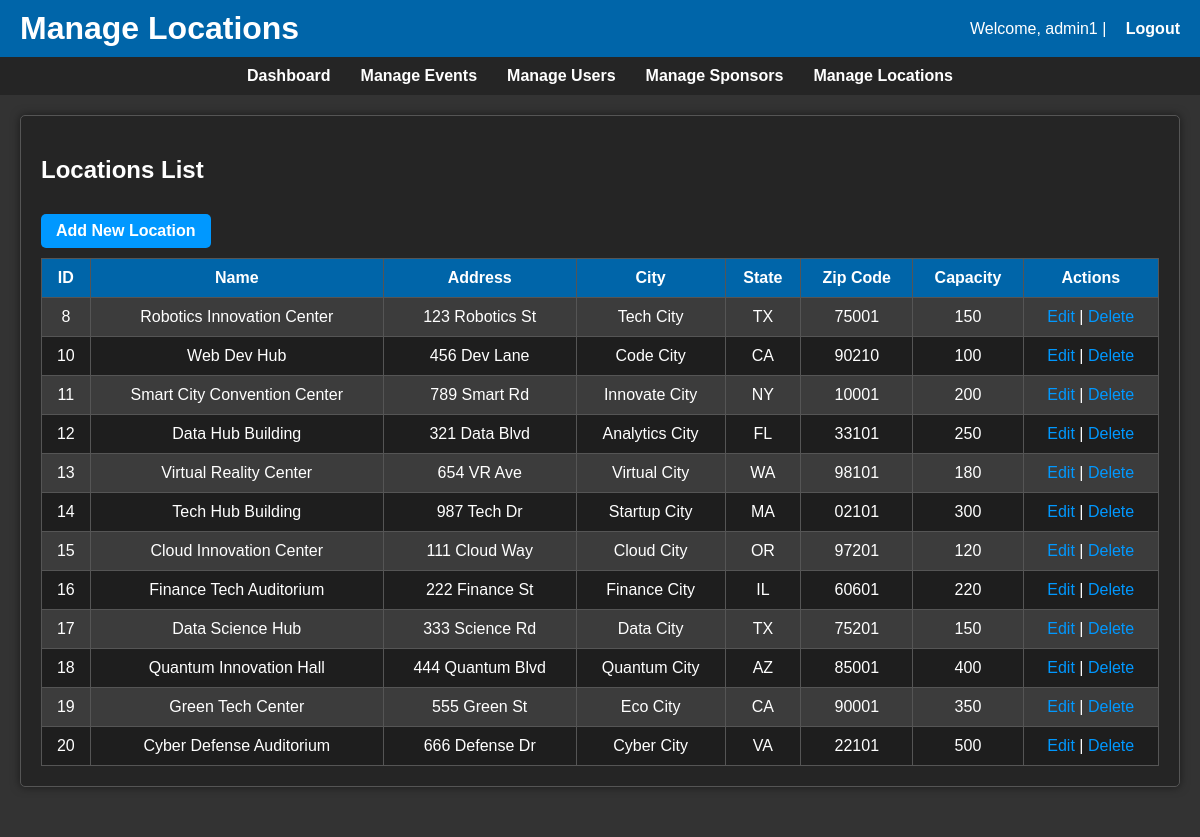
The app's page /admin/admin_locations.php (signed in) with its own data.
### tables this page shows
CREATE TABLE `locations` (
  `location_id` int(11) NOT NULL,
  `location_name` varchar(100) NOT NULL,
  `address` text,
  `city` varchar(50) DEFAULT NULL,
  `state` varchar(50) DEFAULT NULL,
  `zip_code` varchar(10) DEFAULT NULL,
  `capacity` int(11) DEFAULT NULL
);

### admin/admin_locations.php (the view, shortened to what this page needs)
<?php
include '../config/db_connect.php';
$locations = $conn->query("SELECT * FROM locations ORDER BY location_id ASC");
?>
<!DOCTYPE html>
<html lang="en">
<head>
    <link rel="stylesheet" href="/assets/css/style2.css">
</head>
<body>
    <header>
        <h1>Manage Locations</h1>
        <p>Welcome, <?php echo htmlspecialchars($_SESSION['username']); ?> | <a href="/auth/logout.php">Logout</a></p>
    </header>
    <nav>
        <a href="/admin/admin.php">Dashboard</a>
        <a href="/admin/admin_events.php">Manage Events</a>
        <a href="/admin/admin_users.php">Manage Users</a>
        <a href="/admin/admin_sponsors.php">Manage Sponsors</a>
        <a href="/admin/admin_locations.php">Manage Locations</a>
    </nav>
    <div class="container">
        <div class="section">
            <h2>Locations List</h2>
            <a href="add_location.php" class="add-btn">Add New Location</a>
            <table>
                <tr>
                    <th>ID</th>
                    <th>Name</th>
                    <th>Address</th>
                    <th>City</th>
                    <th>State</th>
                    <th>Zip Code</th>
                    <th>Capacity</th>
                    <th>Actions</th>
                </tr>
                <?php if ($locations->num_rows > 0): ?>
                    <?php while ($location = $locations->fetch_assoc()): ?>
                    <tr>
                        <td><?php echo $location['location_id']; ?></td>
                        <td><?php echo htmlspecialchars($location['location_name']); ?></td>
                        <td><?php echo htmlspecialchars($location['address']); ?></td>
                        <td><?php echo htmlspecialchars($location['city']); ?></td>
                        <td><?php echo htmlspecialchars($location['state']); ?></td>
                        <td><?php echo htmlspecialchars($location['zip_code']); ?></td>
                        <td><?php echo htmlspecialchars($location['capacity']); ?></td>
                        <td>
                            <a href="edit_location.php?id=<?php echo $location['location_id']; ?>">Edit</a> |
                            <a href="delete_location.php?id=<?php echo $location['location_id']; ?>" onclick="return confirm('Are you sure you want to delete this location?')">Delete</a>
                        </td>
                    </tr>
                    <?php endwhile; ?>
                <?php else: ?>
                    <tr>
                        <td colspan="8">No locations found.</td>
                    </tr>
                <?php endif; ?>
            </table>
        </div>
    </div>
</body>
</html>

### assets/css/style2.css (style rules this page uses)
body { font-family: Arial, sans-serif; margin: 0; padding: 0; background-color: #1e1e1e; color: #ffffff; }
header { background-color: #0065a9; color: white; padding: 10px 20px; display: flex; justify-content: space-between; align-items: center; }
h1 { color: #ffffff; }
h2 { color: #ffffff; }
header h1 { margin: 0; }
header p { margin: 0; }
header a { color: white; text-decoration: none; font-weight: bold; margin-left: 15px; }
nav { display: flex; justify-content: center; background-color: #252525; padding: 10px; }
nav a { color: #ffffff; margin: 0 15px; text-decoration: none; font-weight: bold; }
.container { padding: 20px; }
.section { margin-bottom: 30px; background-color: #444444; padding: 15px; border-radius: 5px; box-shadow: 0 0 10px rgba(0, 0, 0, 0.5); }
@media (min-width: 768px) { .container { flex-direction: row; align-items: flex-start; } }
th { background-color: #0065a9; color: white; }
tr:nth-child(even) { background-color: #3c3c3c; }
tr:nth-child(odd) { background-color: #1e1e1e; }
table { width: 100%; border-collapse: collapse; margin-top: 10px; }
th, td { padding: 10px; text-align: center; border: 1px solid #555555; }
a { color: #0098ff; text-decoration: none; }
.add-btn { display: inline-block; margin-top: 10px; padding: 8px 15px; background-color: #0098ff; color: white; border-radius: 5px; text-decoration: none; font-weight: bold; }

### admin/admin_locations.php (style rules this page uses)
header { background-color: #0065a9; color: white; padding: 10px 20px; display: flex; justify-content: space-between; align-items: center; }
header h1 { margin: 0; }
header p { margin: 0; }
header a { color: white; text-decoration: none; font-weight: bold; margin-left: 15px; }
.container { padding: 20px; background-color: #333333; }
.section { padding: 20px; border-radius: 5px; border: 1px solid #555555; border-radius: 5px; background-color: #252525; }
table { width: 100%; border-collapse: collapse; margin-top: 10px; }
th, td { padding: 10px; text-align: center; border: 1px solid #555555; }
th { background-color: #0065a9; color: white; }
.add-btn { display: inline-block; padding: 8px 15px; background-color: #0098ff; color: white; border-radius: 5px; text-decoration: none; font-weight: bold; }

### records on screen
locations: location_id "8", location_name "Robotics Innovation Center", address "123 Robotics St", city "Tech City", state "TX", zip_code "75001", capacity "150"
locations: location_id "10", location_name "Web Dev Hub", address "456 Dev Lane", city "Code City", state "CA", zip_code "90210", capacity "100"
locations: location_id "11", location_name "Smart City Convention Center", address "789 Smart Rd", city "Innovate City", state "NY", zip_code "10001", capacity "200"
locations: location_id "12", location_name "Data Hub Building", address "321 Data Blvd", city "Analytics City", state "FL", zip_code "33101", capacity "250"
locations: location_id "13", location_name "Virtual Reality Center", address "654 VR Ave", city "Virtual City", state "WA", zip_code "98101", capacity "180"
locations: location_id "14", location_name "Tech Hub Building", address "987 Tech Dr", city "Startup City", state "MA", zip_code "02101", capacity "300"
locations: location_id "15", location_name "Cloud Innovation Center", address "111 Cloud Way", city "Cloud City", state "OR", zip_code "97201", capacity "120"
locations: location_id "16", location_name "Finance Tech Auditorium", address "222 Finance St", city "Finance City", state "IL", zip_code "60601", capacity "220"
locations: location_id "17", location_name "Data Science Hub", address "333 Science Rd", city "Data City", state "TX", zip_code "75201", capacity "150"
locations: location_id "18", location_name "Quantum Innovation Hall", address "444 Quantum Blvd", city "Quantum City", state "AZ", zip_code "85001", capacity "400"
locations: location_id "19", location_name "Green Tech Center", address "555 Green St", city "Eco City", state "CA", zip_code "90001", capacity "350"
locations: location_id "20", location_name "Cyber Defense Auditorium", address "666 Defense Dr", city "Cyber City", state "VA", zip_code "22101", capacity "500"

### other values on screen
$_SESSION['username'] "admin1"
